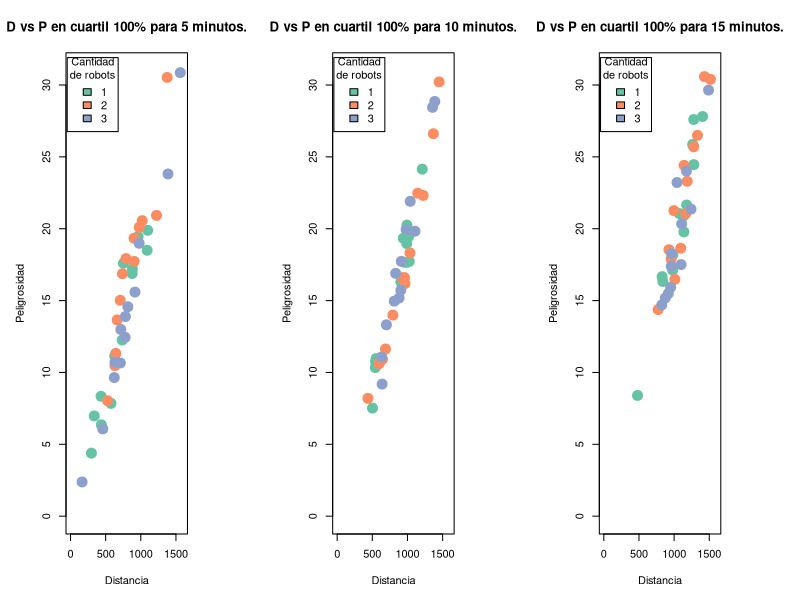
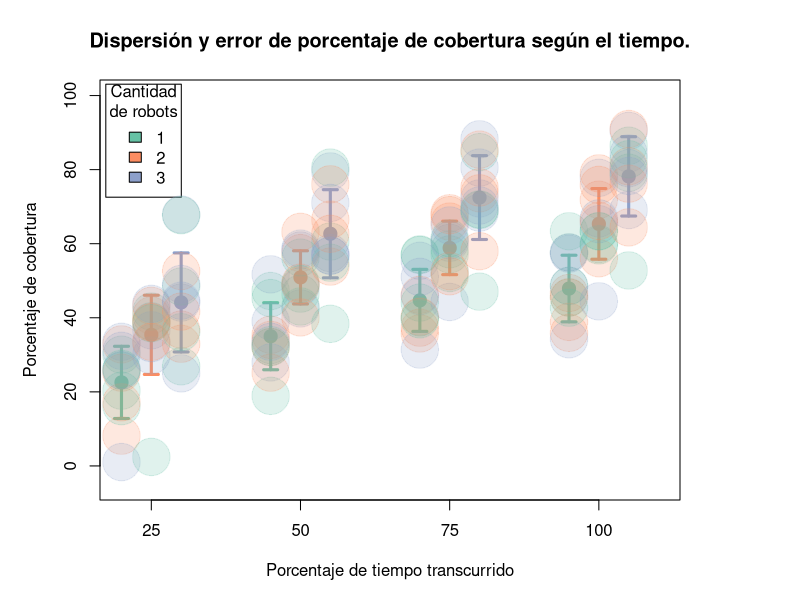
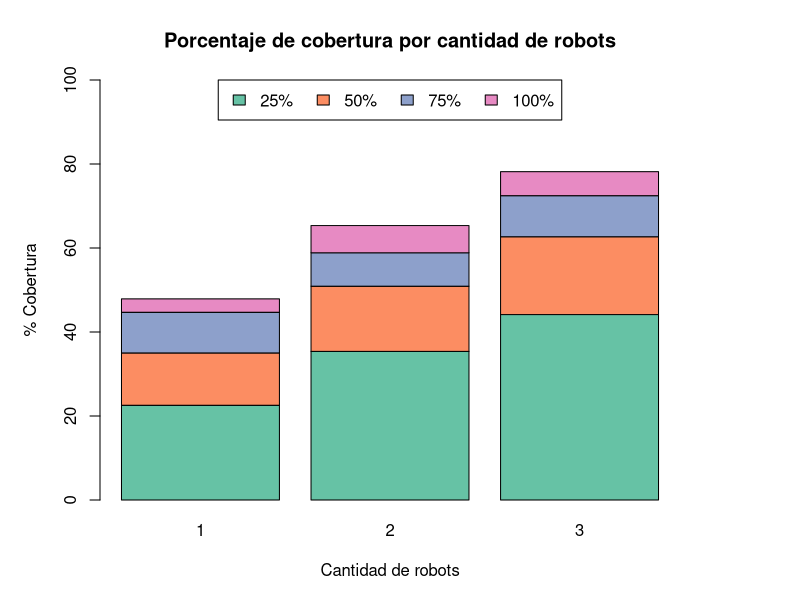

These figures' R source, in order:
library(RColorBrewer)
library(scales)

# Data frames que se leen de los archivos de datos
principal <- read.csv("Principal.csv")
resumen   <- read.csv("Resumen.csv")

# Paleta de colores
colors <- brewer.pal(4,"Set2")

#####################################################################

# PRIMERA GRÁFICA

# Filtro los datos para extraer solo los de percentil 100
principal_filtrado <- subset(principal, Percentil == 100)

# Separo los datos por duración
split_data <- split(principal_filtrado, principal_filtrado$Duracion)

#Ventana gráfica
windows(width = 14, height=8)   # Tamaño de la ventana
par(mar = c(5, 5, 4, 6))        # Márgenes del gráfico
par(mfrow = c(1, 3))            # Organizo los gráficos en 3 columnas

tiempos <- c(5,10,15)

# En la ventana grafico los mismos datos pero para cada duración
for (i in 1:3) {
  # Scatter plot
  plot(split_data[[i]]$Distancia, split_data[[i]]$Peligrosidad,
       col=colors[split_data[[i]]$Robots], # Color según robots
       cex=2,   # Tamaño de puntos
       pch=19,  # Forma de los puntos (19 es círculo relleno)
       xlab = "Distancia", ylab = "Peligrosidad", # Títulos de ejes
       ylim = c(0,31),   # Límites eje y
       xlim = c(0,1600), # Límites eje x
       main = paste("D vs P en cuartil 100% para", tiempos[[i]],"minutos.")) # Título
  
  # Leyenda
  legend("topleft",inset=0.01,                  # Posición de leyenda y offset
         legend=unique(split_data[[i]]$Robots), # Leyenda respecto a robots
         fill = colors,                         # Colores
         xpd=TRUE,
         title="Cantidad\nde robots")           # Título de la leyenda
}

#####################################################################

# SEGUNDO GRÁFICO

# Filtro el dataset RESUMEN para la Duración de 15 minutos y la Métrica %Cobertura
data_filtered <- subset(resumen, Duracion == 15 & Metrica == "%Cobertura")

# A 1 Robot le resto 5% a los percentiles y a 3 Robots les sumo 5% a los percentiles
data_filtered[data_filtered$Robots == 1, "Percentil"] <- data_filtered[data_filtered$Robots == 1, "Percentil"] - 5
data_filtered[data_filtered$Robots == 3, "Percentil"] <- data_filtered[data_filtered$Robots == 3, "Percentil"] + 5

# Filtro TODAS las pruebas para la duración de 15 minutos
datos_nube <- subset(principal, Duracion == 15)
datos_nube[datos_nube$Robots == 1, "Percentil"] <- datos_nube[datos_nube$Robots == 1, "Percentil"] - 5
datos_nube[datos_nube$Robots == 3, "Percentil"] <- datos_nube[datos_nube$Robots == 3, "Percentil"] + 5

#Ventana gráfica
windows(width = 14, height=8)
par(mar = c(5, 5, 4, 6))

# Scatterplot
plot(data_filtered$Percentil, data_filtered$Promedio,
     col=colors[data_filtered$Robots], 
     cex=1.2,
     pch=19,
     xlab = "Porcentaje de tiempo transcurrido", ylab = "Porcentaje de cobertura",
     ylim = c(-5,100),
     xlim = c(20,110),
     lwd=5,             # Grosor de puntos (para que destaquen)
     xaxt = 'n',        # Quito eje x para hacerlo custom luego
     main = paste("Dispersión y error de porcentaje de cobertura según el tiempo."))

# Agrego el eje x que yo quiero
axis(1, at = c(25, 50, 75, 100), labels = c(25, 50, 75, 100))

# Leyenda
legend("topleft",inset=0.01,
       legend=unique(split_data[[i]]$Robots),
       fill = colors,
       xpd=TRUE,
       title="Cantidad\nde robots")

# Agrego barras de error restando y sumando la desviación estándar al promedio
arrows(data_filtered$Percentil, data_filtered$Promedio-data_filtered$DesvEst, data_filtered$Percentil, 
       data_filtered$Promedio+data_filtered$DesvEst,
       col=colors[data_filtered$Robots],
       length=0.07,  # Longitud de las flechas en los extremos de las barras
       angle=90,     # Ángulo de las flechas, 90° para que sean horizontales
       lwd=3,        # Grosor de línea (para que destaque)
       code=3)

# Agrego nube de puntos de TODAS las pruebas
points(datos_nube$Percentil, datos_nube$X.Cobertura,
       col=alpha(colors[data_filtered$Robots], .2),  # Los coloreo pero los hago transparentes con el segundo parámetro
       pch=19,
       cex=5    # Tamaño de los puntos
)

#####################################################################

# TERCER GRÁFICO
# Reorganizo datos pues necesito las diferencias de coberturas entre cuartiles
diferencias <- matrix(0, nrow=4, ncol=3)
for(robot in unique(data_filtered$Robots)) {
  cobertura <- data_filtered[data_filtered$Robots == robot, "Promedio"]
  diferencias[, robot] <- c(
    cobertura[1],
    cobertura[2] - cobertura[1],
    cobertura[3] - cobertura[2],
    cobertura[4] - cobertura[3]
  )
}
# Le pongo nombre a las filas y columnas de la nueva matriz
rownames(diferencias)  <- c('25%','50%','75%','100%')
colnames(diferencias)   <- c(1, 2, 3)

#Ventana gráfica
windows(width = 10, height=8)
par(mar = c(5, 5, 4, 6))

# Grafica de barras
barplot(diferencias, 
        main = "Porcentaje de cobertura por cantidad de robots",
        xlab = "Cantidad de robots",
        ylab = "% Cobertura",
        col = colors,    # Aqui los colores no van respecto a los robots
        ylim = c(0,100))

# Leyenda
legend("top",
       rownames(diferencias),  # Si recordamos los nombres de las filas son ('25%','50%','75%','100%')
       fill = colors,
       xpd=TRUE,
       horiz=TRUE)             # Para que la leyenda sea horizontal

#####################################################################